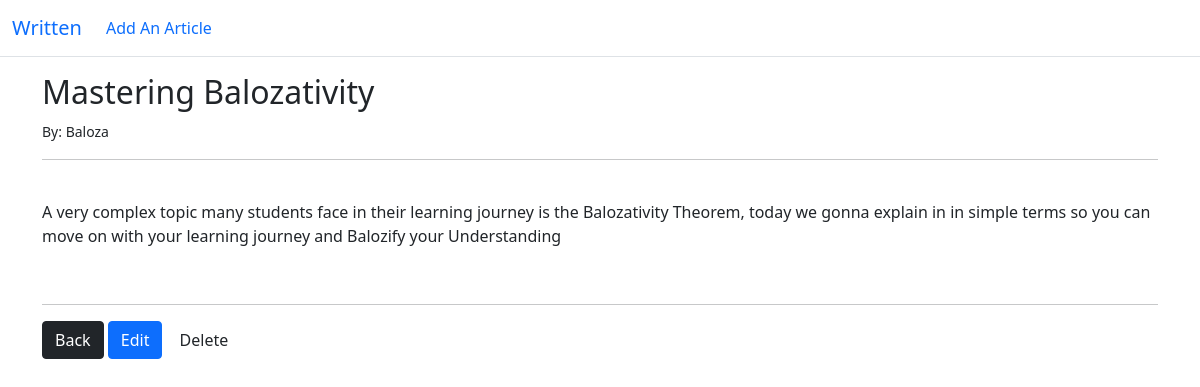
Screenshot of /article/4 with the database file from the repository.
### blog/models.py (models this page shows, shortened)
class Post(models.Model):
    author = models.ForeignKey(User, on_delete=models.CASCADE)
    title = models.CharField(max_length=150)
    content = models.TextField(max_length=12000)

### blog/views.py (the view)
# urls.py: path('article/<int:pk>', ArticleView.as_view(), name="article"),
class ArticleView(DetailView):
    model = Post
    template_name = 'blog/article.html'

### blog/templates/blog/article.html (shortened to what this page needs)
{% extends 'blog/base.html' %}
{% block content %}
  <h2>{{ post.title }}</h2>
  <small> By: {{ post.author }}</small>
  <hr><br>
  <p>{{ post.content }}</p>
  <br><hr>
  <a class="btn btn-dark" href="{% url 'homepage' %}">Back</a>
  <a class="btn btn-primary" href="{% url 'update_article' post.pk %}">Edit</a>
  <a class="btn btn-warn" href="{% url 'delete_article' post.pk %}">Delete</a>
{% endblock %}

### rows the page displays
Post: title "Mastering Balozativity", author "Baloza", content "A very complex topic many students face in their learning journey is the Balozativity Theorem, today we gonna explain in in simple terms so you can move on with your learning journey and Balozify your Understanding"
